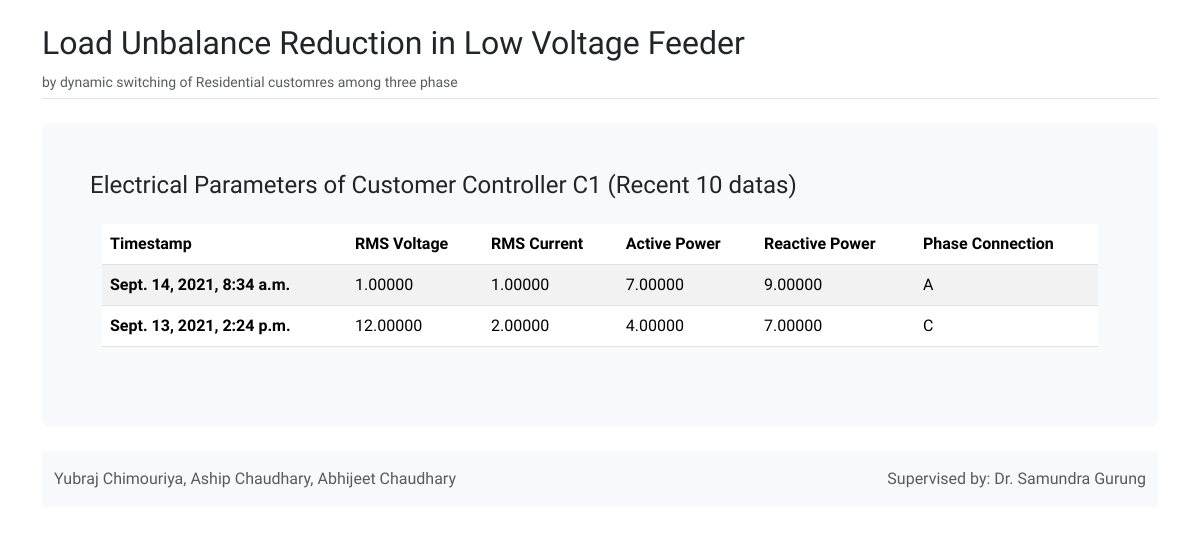
Page /controller/detail/2/ on the committed database.
### controller/models.py (models this page shows, shortened)
class Controller(models.Model):
    name = models.CharField(db_index=True, max_length=200)
    created = models.DateTimeField(auto_now_add=True)
    updated = models.DateTimeField(auto_now=True)
    class Meta:
        ordering = ('created',)

class ElectricalParameters(models.Model):
    rms_voltage = models.DecimalField(max_digits=10, decimal_places=5)
    rms_current = models.DecimalField(max_digits=10, decimal_places=5)
    active_power = models.DecimalField(max_digits=10, decimal_places=5)
    reactive_power = models.DecimalField(max_digits=10, decimal_places=5)
    phase_connection = models.CharField(max_length=1, blank=True)
    controller = models.ForeignKey(Controller, on_delete=models.CASCADE, related_name='parameters')
    created = models.DateTimeField(auto_now_add=True)
    updated = models.DateTimeField(auto_now=True)
    class Meta:
        ordering = ('controller','-created',)

### controller/views.py (the view)
# urls.py: path('detail/<int:controller_id>/', views.view_controller_detail, name='controller_detail'),
def view_controller_detail(request, controller_id):
    controller = get_object_or_404(Controller, id=controller_id)
    parameters = ElectricalParameters.objects.filter(controller=controller)[:10]
    master = False
    if controller_id == 1:
        master = True
    return render(request,
                'controller/detail.html',
                {'controller': controller,
                'parameters': parameters,
                'master': master})

### controller/templates/controller/detail.html
{% extends 'base/base.html' %}
{% load static %}
{% block content %}
<h4>Electrical Parameters of {{ controller.name }} (Recent 10 datas)</h4>
<div class="container-fluid py-3">
    <table class="table table-striped">
        <thead>
          <tr>
            <th scope="col">Timestamp</th>
            <th scope="col">RMS Voltage</th>
            <th scope="col">RMS Current</th>
            <th scope="col">Active Power</th>
            <th scope="col">Reactive Power</th>
            {% if not master %}
                <th scope="col">Phase Connection</th>
            {% endif %}
          </tr>
        </thead>
        <tbody>
            {% for param in parameters %}
            <tr>
                <th scope="row">{{ param.created }}</th>
                <td>{{ param.rms_voltage }}</td>
                <td>{{ param.rms_current }}</td>
                <td>{{ param.active_power }}</td>
                <td>{{ param.reactive_power }}</td>
                {% if param.phase_connection %}
                <td>{{ param.phase_connection }}</td>
                {% endif %}
            </tr>
            {% endfor %}
        </tbody>
    </table>
</div>
{% endblock %}

### base/static/base/css/base.css (style rules this page uses)
* { margin: 0; padding: 0; box-sizing: border-box; }
body { font-family: Fjalla One; }

### rows in the picture
Controller: name "Customer Controller C1"
ElectricalParameters: created "Sept. 14, 2021, 8:34 a.m.", rms_voltage "1.00000", rms_current "1.00000", active_power "7.00000", reactive_power "9.00000", phase_connection "A"
ElectricalParameters: created "Sept. 13, 2021, 2:24 p.m.", rms_voltage "12.00000", rms_current "2.00000", active_power "4.00000", reactive_power "7.00000", phase_connection "C"
